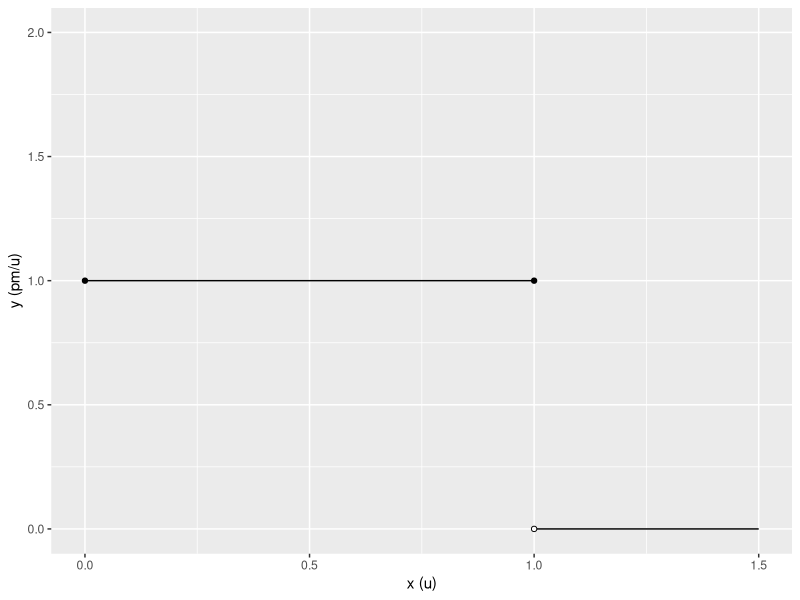
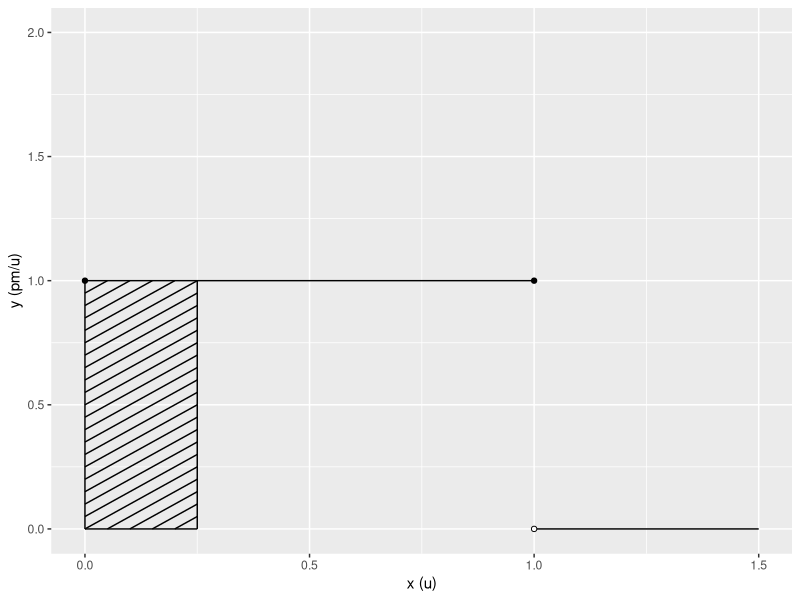
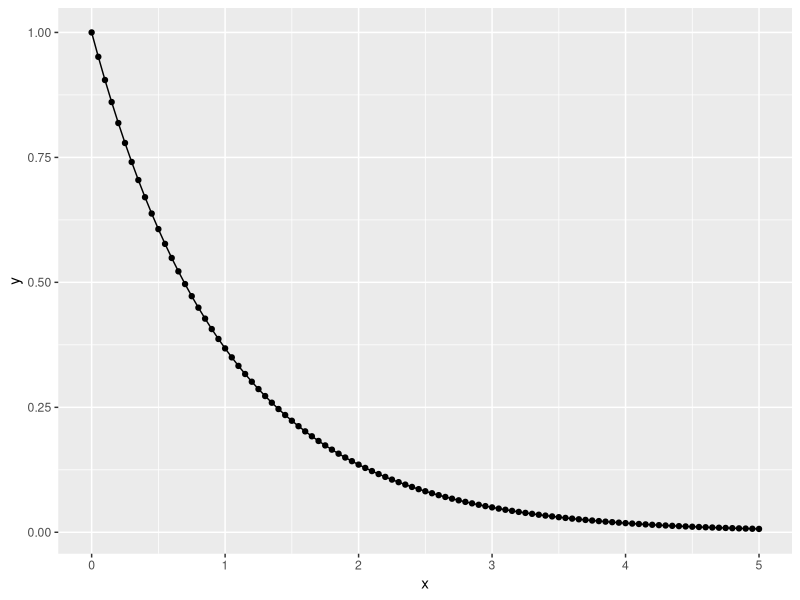
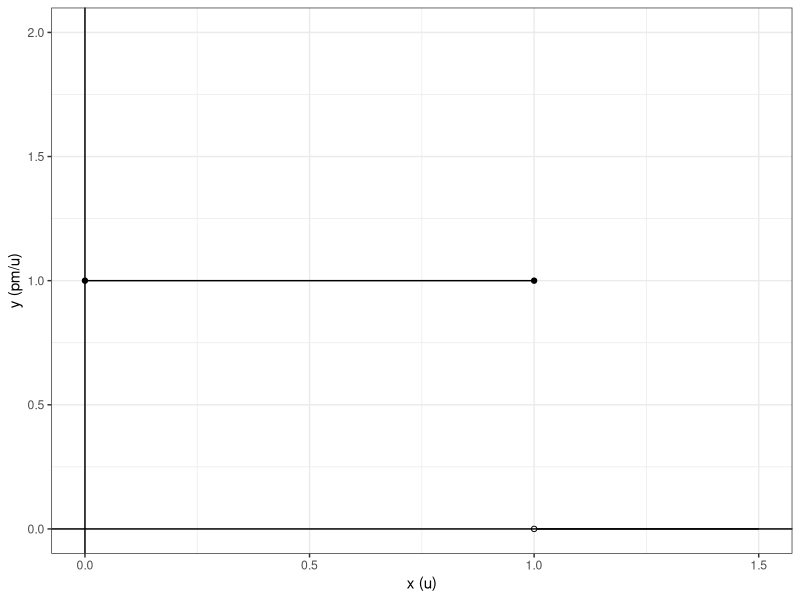
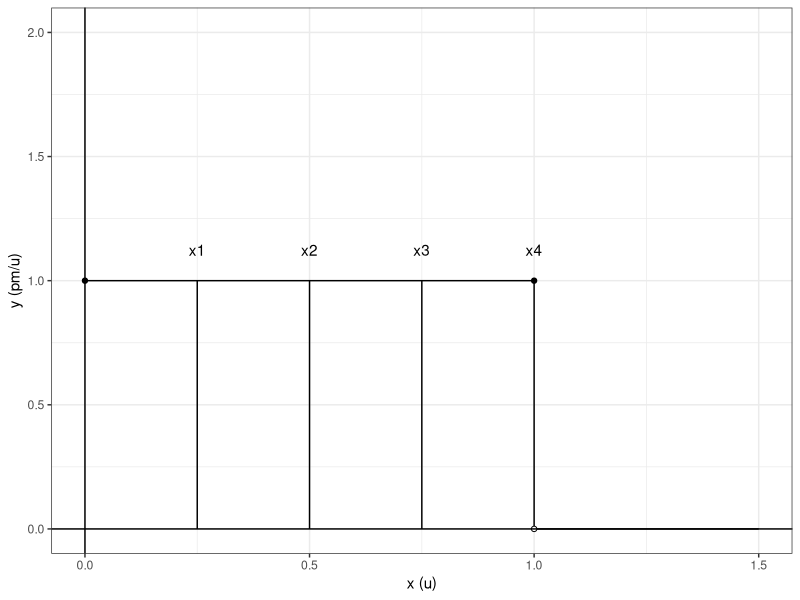
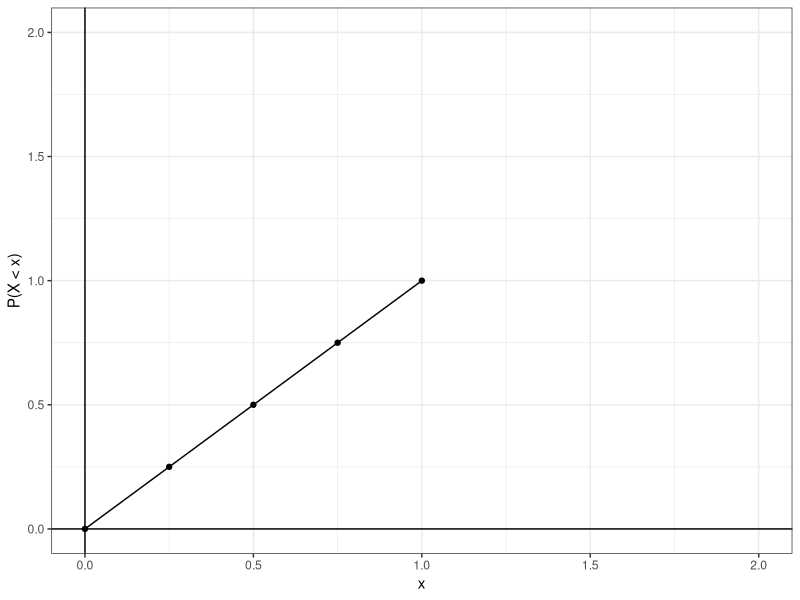
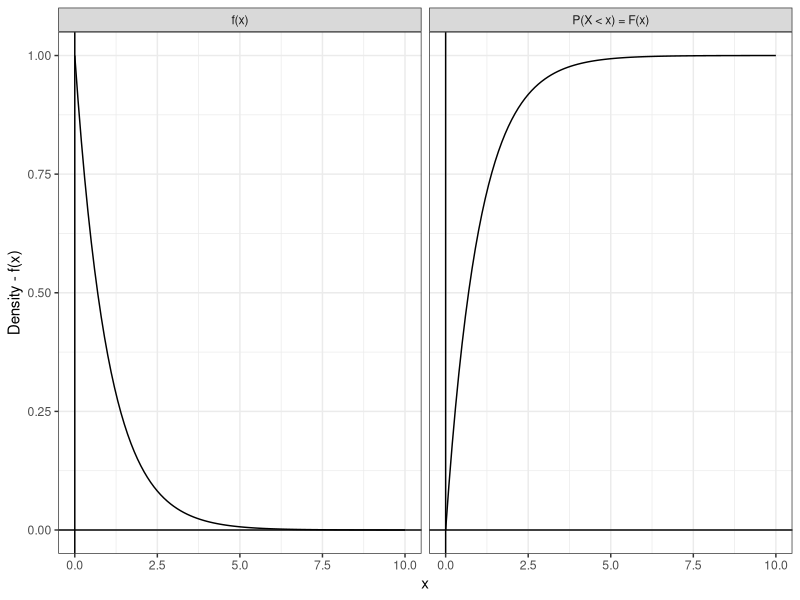
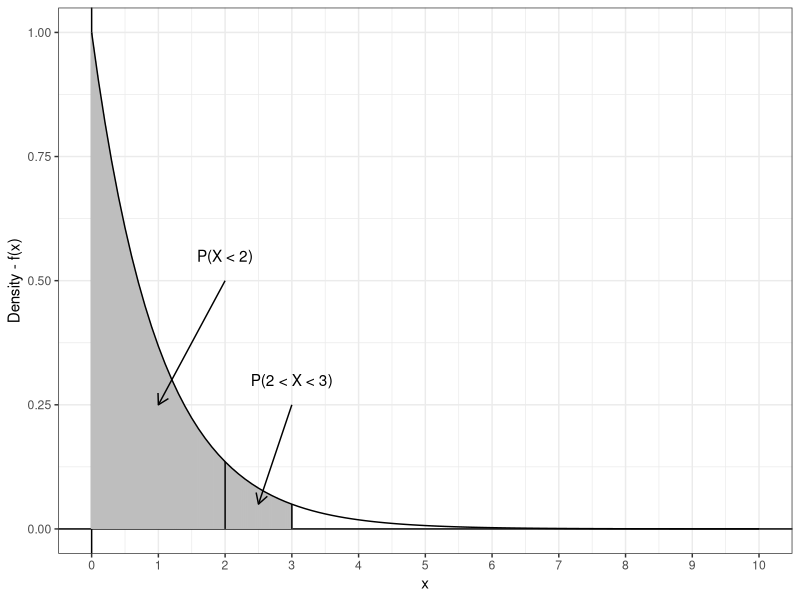

These charts were generated, in order, by the following R code:
## ---- chunk 1
a <- data.frame(x = c(0,1), 
                y = c(1,0),
                x_end = c(1,1.5),
                y_end = c(1,0))

b <- data.frame(x = c(0,1), 
                y = c(1,1))

d <- data.frame(x = c(1), 
                y = c(0))
                

ggplot2::ggplot(a, ggplot2::aes(x = x, y = y)) +
  ggplot2::geom_segment(data = a, ggplot2::aes(x = x, y = y, xend = x_end, yend = y_end)) +
  ggplot2::scale_y_continuous(limits = c(0,2)) +
  ggplot2::scale_x_continuous(limits = c(0,1.5)) +
  ggplot2::labs(y = "y (pm/u)", x = "x (u)") +
  ggplot2::geom_point(data = b, ggplot2::aes(x=x,y=y)) +
  ggplot2::geom_point(data = d, ggplot2::aes(x=x,y=y), shape = 21, fill = 'white')


## ---- chunk 2

a <- seq(-.25,1, by = .05)
b <- data.frame(x = c(0,.25,0,0,1), 
                y = c(1,0,0,0,0),
                x_end = c(1,.25,.25,0,1.5),
                y_end = c(1,1,0,1,0))

df <- data.frame(x = ifelse(a < 0, abs(a), 0), 
                 y = ifelse(a < 0, 0, a), 
                 x_end = ifelse(a + .25 > 1, (1-a), .25),
                 y_end = ifelse(a + .25 > 1, 1, a + .25))

b <- data.frame(rbind(b,df))


c <- data.frame(x = c(0,1), 
                y = c(1,1))


d <- data.frame(x = c(1), 
                y = c(0))
                

ggplot2::ggplot(b, ggplot2::aes(x = x, y = y)) +
  ggplot2::geom_segment(data = b, ggplot2::aes(x = x, y = y, xend = x_end, yend = y_end)) +
  ggplot2::scale_y_continuous(limits = c(0,2)) +
  ggplot2::scale_x_continuous(limits = c(0,1.5)) +
  ggplot2::labs(y = "y (pm/u)", x = "x (u)") +
  ggplot2::geom_point(data = c, ggplot2::aes(x=x,y=y)) +
  ggplot2::geom_point(data = d, ggplot2::aes(x=x,y=y), shape = 21, fill = 'white')


## ---- chunk 3
x <- seq(0,5,.05)
y <- exp(-x)
z <- data.frame(x,y)

ggplot2::ggplot(data = z, ggplot2::aes(x=x,y=y))+
  ggplot2::geom_point() +
  ggplot2::geom_line()
## ---- chunk 4
a <- data.frame(x = c(0,1), 
                y = c(1,0),
                x_end = c(1,1.5),
                y_end = c(1,0))

b <- data.frame(x = c(0,1), 
                y = c(1,1))

d <- data.frame(x = c(1), 
                y = c(0))
                

ggplot2::ggplot(a, ggplot2::aes(x = x, y = y)) +
  ggplot2::geom_segment(data = a, ggplot2::aes(x = x, y = y, xend = x_end, yend = y_end)) +
  ggplot2::scale_y_continuous(limits = c(0,2)) +
  ggplot2::scale_x_continuous(limits = c(0,1.5)) +
  ggplot2::labs(y = "y (pm/u)", x = "x (u)") +
  ggplot2::geom_point(data = b, ggplot2::aes(x=x,y=y)) +
  ggplot2::geom_point(data = d, ggplot2::aes(x=x,y=y), shape = 21, fill = 'white') +
  ggplot2::geom_vline(xintercept = 0) +
  ggplot2::geom_hline(yintercept = 0) +
  ggplot2::theme_bw()

## ---- chunk 5
a <- data.frame(x = c(0,1), 
                y = c(1,0),
                x_end = c(1,1.5),
                y_end = c(1,0))

b <- data.frame(x = c(0,1), 
                y = c(1,1))

d <- data.frame(x = c(1), 
                y = c(0))

e <- data.frame (x = c(.25,.5,.75,1), 
                y = c(0,0,0,0),
                x_end = c(.25,.5,.75,1),
                y_end = c(1,1,1,1))

f <- data.frame(x = c(.25,.5,.75,1),
                y = c(1.125,1.125,1.125,1.125),
                text = c('x1', 'x2' ,'x3', 'x4'))
                

ggplot2::ggplot(a, ggplot2::aes(x = x, y = y)) +
  ggplot2::geom_segment(data = a, ggplot2::aes(x = x, y = y, xend = x_end, yend = y_end)) +
  ggplot2::geom_segment(data = e, ggplot2::aes(x = x, y = y, xend = x_end, yend = y_end)) +
  ggplot2::geom_text(data = f, ggplot2::aes(x = x, y = y, label = text)) +
  ggplot2::scale_y_continuous(limits = c(0,2)) +
  ggplot2::scale_x_continuous(limits = c(0,1.5)) +
  ggplot2::labs(y = "y (pm/u)", x = "x (u)") +
  ggplot2::geom_point(data = b, ggplot2::aes(x=x,y=y)) +
  ggplot2::geom_point(data = d, ggplot2::aes(x=x,y=y), shape = 21, fill = 'white') +
  ggplot2::geom_vline(xintercept = 0) +
  ggplot2::geom_hline(yintercept = 0) +
  ggplot2::theme_bw()

## ---- chunk 6
x <- c(.25,.5,.75,1)
y <- c(1,1,1,1)
q <- x * y

sample_space <- data.frame(x,y,q)
names(sample_space) <- c('Base - x', 'Height - f(x)','P(X < x) - Base x Height')

x <- flextable::flextable(sample_space)
x <- flextable::align(x, align = 'center', part = 'body')
x <- flextable::align(x, align = 'center', part = 'header')
x <- flextable::bg(x, bg = 'gray', part = 'header')
x
## ---- chunk 7
a <- data.frame(x = c(0,.25,.5,.75,1), 
                y = c(0,.25,.5,.75,1))

ggplot2::ggplot(a, ggplot2::aes(x = x, y = y)) +
  ggplot2::geom_point(shape = 21, color = 'black', fill = 'black') +
  ggplot2::geom_line() +
  ggplot2::xlim(c(0,2)) +
  ggplot2::ylim(c(0,2)) +
  ggplot2::theme_bw() +
  ggplot2::geom_vline(xintercept = 0) +
  ggplot2::geom_hline(yintercept = 0) +
  ggplot2::labs(y = "P(X < x)", x = "x")

## ---- chunk 8
x <- seq(0,10, by = .1)
y <- rep(c("f(x)","P(X < x) = F(x)"), each = length(x))
pdf <- exp(-x)
cdf <- 1-exp(-x)
outs <- c(pdf,cdf)
plot_data <- data.frame(outs, y, x)

ggplot2::ggplot(plot_data, ggplot2::aes(x = x, y = outs)) +
  ggplot2::geom_line() +
  ggplot2::theme_bw() +
  ggplot2::geom_vline(xintercept = 0) +
  ggplot2::geom_hline(yintercept = 0) +
  ggplot2::facet_wrap(~ y) +
  ggplot2::labs(y = 'Density - f(x)')

## ---- chunk 9
x <- seq(0,10, by = .1)
linx <- seq(0,3, by = .01)
pdf <- exp(-x)
Area <- ifelse(linx < 2, 'P(X < 2)', 'P(X < 3)')
plot_data <- data.frame(pdf, x)
verts <- data.frame(x = c(2,3), y = c(0,0),
                        xend = c(2,3), yend = exp(-c(2,3)))


lins <- data.frame(x_start = linx, y_start = 0, x_end = linx, y_end = exp(-linx),
                   Area)

ggplot2::ggplot(plot_data, ggplot2::aes(x = x, y = pdf)) +
  ggplot2::theme_bw() +
  ggplot2::geom_vline(xintercept = 0) +
  ggplot2::geom_hline(yintercept = 0) +
  ggplot2::geom_segment(data = lins, ggplot2::aes(x = x_start, 
                                                  y = y_start, 
                                                  xend = x_end, 
                                                  yend = y_end),
                        color = 'gray') +
  ggplot2::geom_segment(data = verts, ggplot2::aes(x = x, y = y,
                        xend = xend, yend = yend)) +
  ggplot2::geom_line() +
  ggplot2::labs(y = 'Density - f(x)') +
  ggplot2::annotate('segment',x = 3, y = .25, xend = 2.5, yend = 0.05,
                    arrow = ggplot2::arrow(length = ggplot2::unit(0.3, "cm"))) +
  ggplot2::annotate('text', x = 3, y = .3, label = 'P(2 < X < 3)') +
  ggplot2::annotate('segment',x = 2, y = .5, xend = 1, yend = 0.25,
                    arrow = ggplot2::arrow(length = ggplot2::unit(0.3, "cm"))) +
  ggplot2::annotate('text', x = 2, y = .55, label = 'P(X < 2)') +
  ggplot2::scale_x_continuous(breaks = 0:10)

## ---- chunk 10
x <- seq(0,10, by = .1)
linx <- seq(0,10, by = .01)
pdf <- exp(-x)
Area <- ifelse(linx < 2, 'P(X < 2)', 'P(X < 3)')
plot_data <- data.frame(pdf, x)
verts <- data.frame(x = c(2,3), y = c(0,0),
                        xend = c(2,3), yend = exp(-c(2,3)))


lins <- data.frame(x_start = linx, y_start = 0, x_end = linx, y_end = ifelse(linx < 2 | linx > 3, exp(-linx),0),
                   Area)

ggplot2::ggplot(plot_data, ggplot2::aes(x = x, y = pdf)) +
  ggplot2::theme_bw() +
  ggplot2::geom_vline(xintercept = 0) +
  ggplot2::geom_hline(yintercept = 0) +
  ggplot2::geom_segment(data = lins, ggplot2::aes(x = x_start, 
                                                  y = y_start, 
                                                  xend = x_end, 
                                                  yend = y_end),
                        color = 'gray') +
  ggplot2::geom_segment(data = verts, ggplot2::aes(x = x, y = y,
                        xend = xend, yend = yend)) +
  ggplot2::geom_line() +
  ggplot2::labs(y = 'Density - f(x)') +
  ggplot2::annotate('segment',x = 3, y = .25, xend = 3.5, yend = 0.01,
                    arrow = ggplot2::arrow(length = ggplot2::unit(0.3, "cm"))) +
  ggplot2::annotate('text', x = 3, y = .3, label = 'P(X > 3)') +
  ggplot2::annotate('segment',x = 2, y = .5, xend = 1, yend = 0.25,
                    arrow = ggplot2::arrow(length = ggplot2::unit(0.3, "cm"))) +
  ggplot2::annotate('text', x = 2, y = .55, label = 'P(X < 2)') +
  ggplot2::scale_x_continuous(breaks = 0:10)
